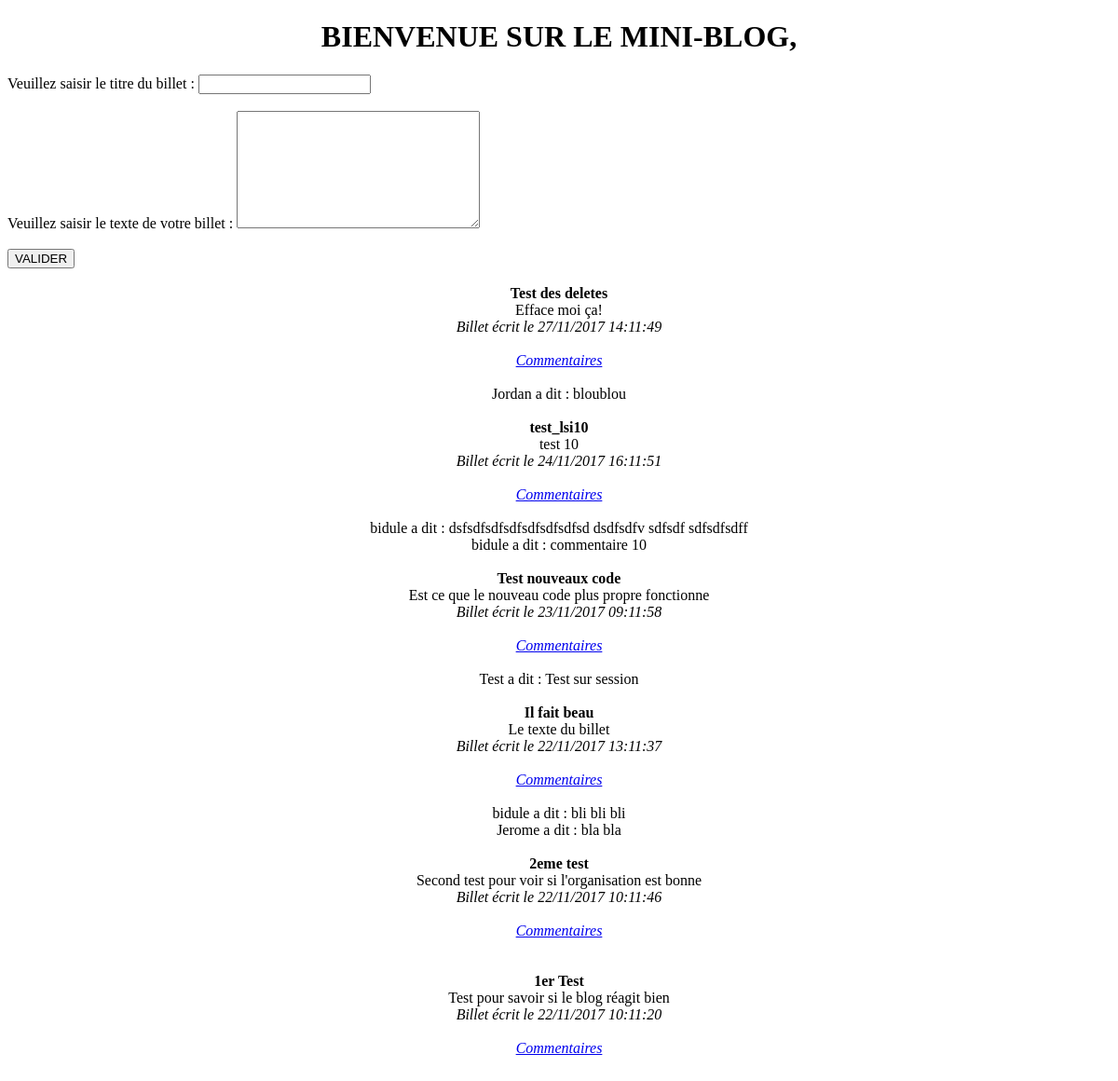
Screenshot of /blog.php with the database file from the repository.
### tables this page shows
CREATE TABLE `billets` (
  `id` int(11) NOT NULL,
  `titre` varchar(255) NOT NULL,
  `contenu` text NOT NULL,
  `date_creation` datetime NOT NULL DEFAULT CURRENT_TIMESTAMP
);

CREATE TABLE `commentaires` (
  `id` int(11) NOT NULL,
  `id_billet` int(11) NOT NULL,
  `auteur` varchar(50) NOT NULL,
  `commentaire` varchar(200) NOT NULL,
  `date_commentaire` datetime NOT NULL DEFAULT CURRENT_TIMESTAMP
);

### blog.php (the view, shortened to what this page needs)
<?php
    $erreur=false;
try
{
    $bddblog = new PDO('mysql:host=localhost;dbname=bddblog;charset=utf8', 'root', '');
}
catch (Exception $e)
{
     $erreur=true;
}
?>
<!DOCTYPE html>
<html>
    <head>
        <link rel="stylesheet" href="blog.css"/>
    </head>
<body>
    <div><h1>BIENVENUE SUR LE MINI-BLOG, <?php echo $_SESSION['pseudo']; ?></h1></div>
<?php
    if ($erreur) {
?>
        Erreur connexion base de données
<?php
    }
    else {
?>
        <form action="blog_post.php" method="post">
            Veuillez saisir le titre du billet : <input type ="text" name="titre_billet"><br><br>
            Veuillez saisir le texte de votre billet : <textarea cols="30" rows="8" name="texte_billet"></textarea><br><br>
            <INPUT TYPE="submit" NAME="validation" VALUE="VALIDER">
        </form>
<?php
    }
$billets = $bddblog-> query('SELECT id, titre, contenu, DATE_FORMAT(date_creation, "%d/%m/%Y %H:%m:%s") AS date_creation FROM billets ORDER BY ID DESC ');
     while ($billet=$billets->fetch())
    {
       echo '' . '<br>';
       echo '<div class="titre">'.htmlspecialchars($billet['titre']). '</div>';
       echo '<div class="contenu">'.htmlspecialchars($billet['contenu']).'</div>';
       echo '<div class="timestamp">'.'Billet écrit le '.htmlspecialchars($billet['date_creation']).'</div><br>';
       echo '<div class="commentaire" >'.'<a href="commentaires.php?id='.$billet['id'].'">Commentaires<a>'.'</div><br>';
        $commentaires = $bddblog-> prepare('SELECT id, id_billet, auteur, commentaire, DATE_FORMAT(date_commentaire, "%d/%m/%Y %H:%m:%s") AS date_creation FROM commentaires WHERE id_billet=:billet  ORDER BY ID DESC ');
        $commentaires -> bindParam('billet', $billet['id'], PDO::PARAM_STR );
        $commentaires -> execute();
        while ($commentaire = $commentaires->fetch()) {
            echo '<div class="affichagecommentaire">'.htmlspecialchars($commentaire['auteur']).' a dit : '.htmlspecialchars($commentaire['commentaire']).'</div>';
        }
    }
?>
    </body>
</html>

### blog.css (style rules this page uses)
h1 { text-align: center; text-transform: uppercase; }
.titre { text-align: center; font-weight: bold; }
.contenu { text-align: center; }
.timestamp { text-align: center; font-style: italic; }
.commentaire { text-align: center; font-style: italic; }
.affichagecommentaire { text-align: center; }

### rows the page displays
billets: titre "Test des deletes", contenu "Efface moi ça!", date_creation "27/11/2017 14:11:49"
commentaires: auteur "Jordan", commentaire "bloublou"
billets: titre "test_lsi10", contenu "test 10", date_creation "24/11/2017 16:11:51"
commentaires: auteur "bidule", commentaire "dsfsdfsdfsdfsdfsdfsdfsd dsdfsdfv sdfsdf sdfsdfsdff"
commentaires: auteur "bidule", commentaire "commentaire 10"
billets: titre "Test nouveaux code", contenu "Est ce que le nouveau code plus propre fonctionne", date_creation "23/11/2017 09:11:58"
commentaires: auteur "Test", commentaire "Test sur session"
billets: titre "Il fait beau", contenu "Le texte du billet", date_creation "22/11/2017 13:11:37"
commentaires: auteur "bidule", commentaire "bli bli bli"
commentaires: auteur "Jerome", commentaire "bla bla"
billets: titre "2eme test", contenu "Second test pour voir si l'organisation est bonne", date_creation "22/11/2017 10:11:46"
billets: titre "1er Test", contenu "Test pour savoir si le blog réagit bien", date_creation "22/11/2017 10:11:20"
